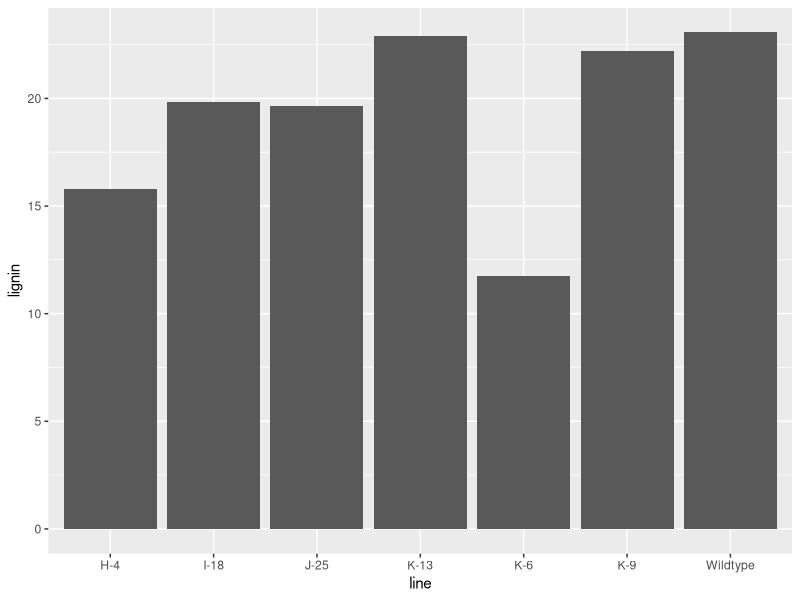
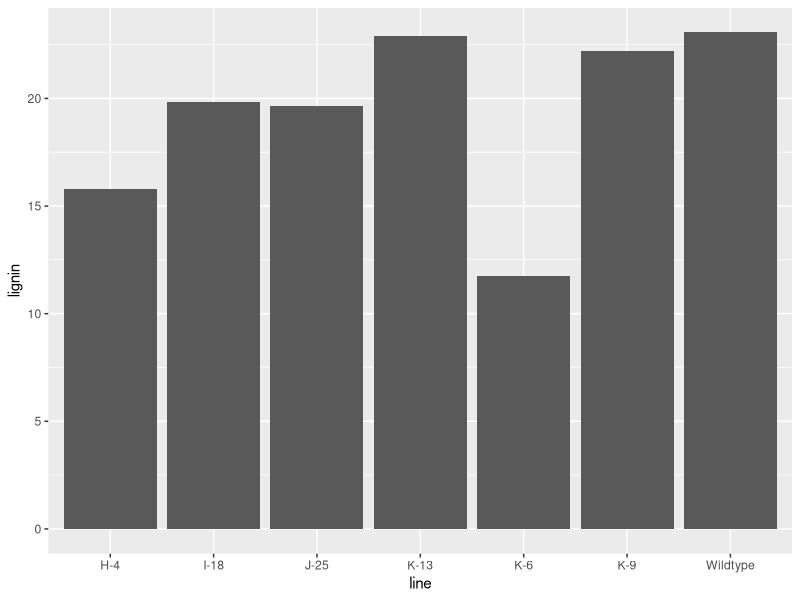
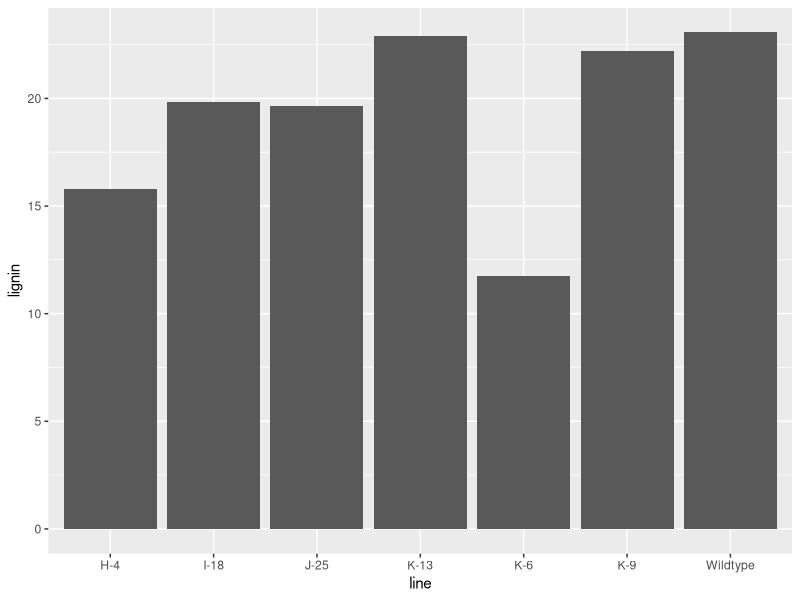
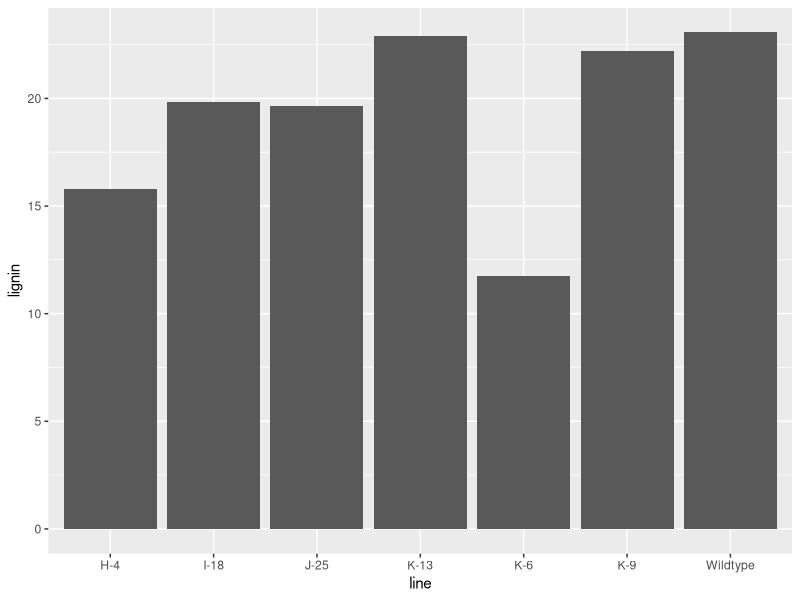
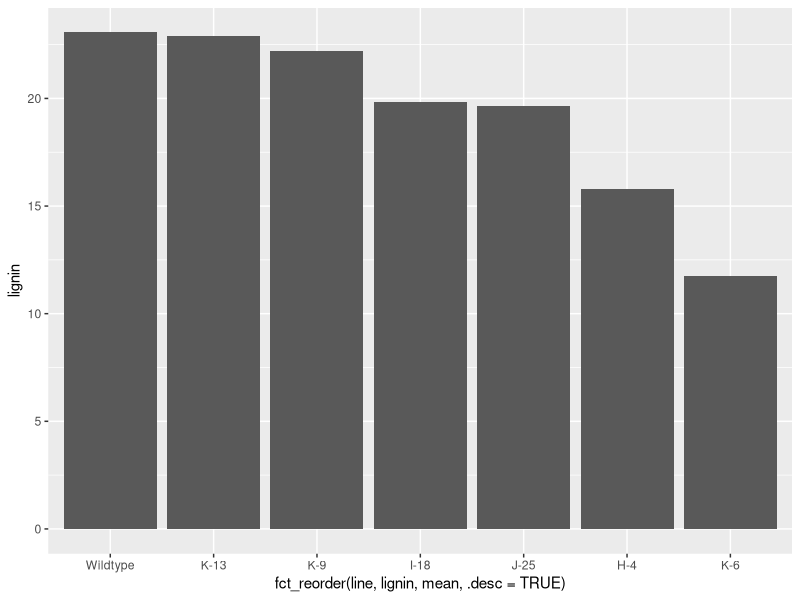
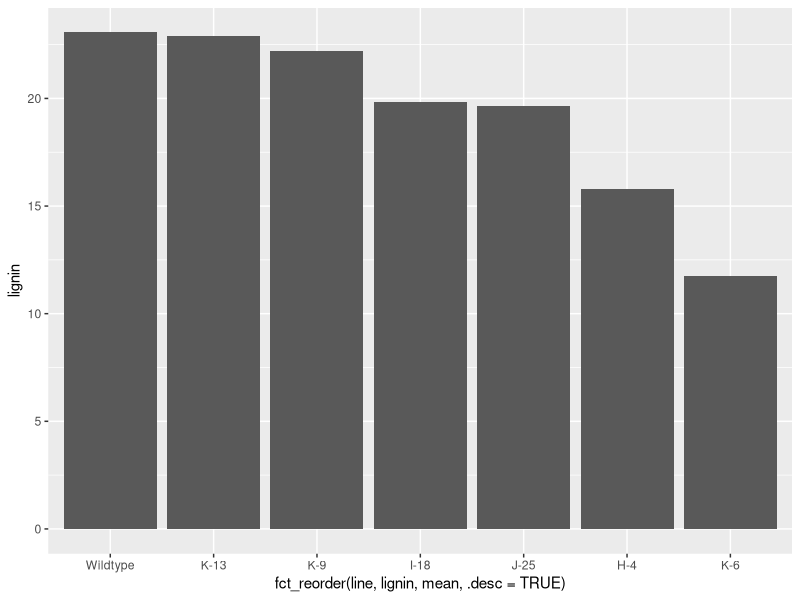
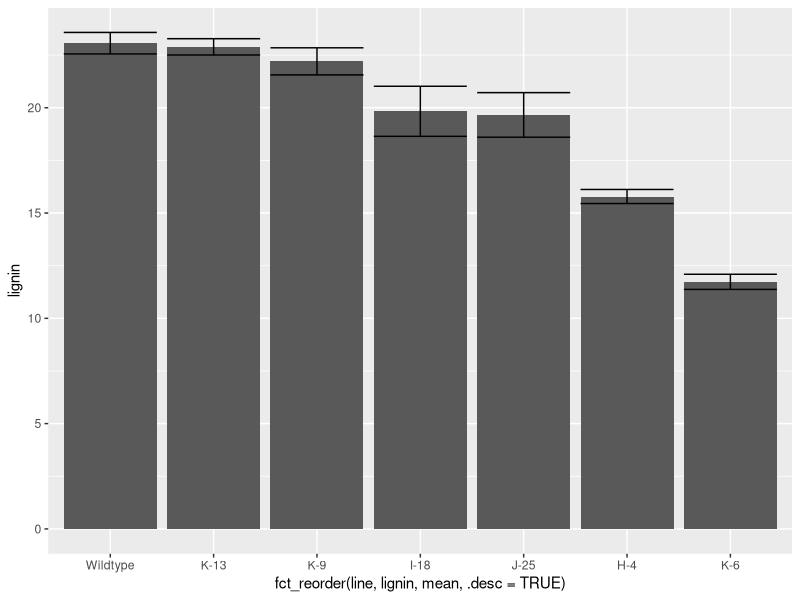
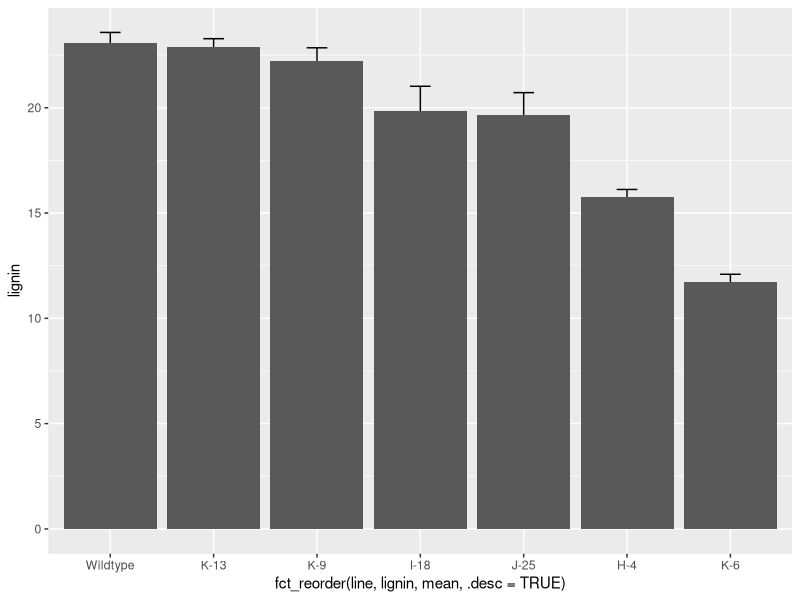

The R source for these figures, in order:
## ---- chunk 1
theme_sulis <- function(base_size = 8) {
  theme_minimal(
    base_size = base_size
  ) %+replace%
    theme(
      axis.ticks = element_blank(),
      axis.text.x = element_text(
        size = base_size,
        colour = "black",
        margin = margin(1, 1, 1, 1)
      ),
      axis.text.y = element_text(
        colour = "black",
        size = base_size,
        angle = 0,
        vjust = 0.5,
        hjust = 1,
        margin = margin(1, 1, 1, 1)
      ),
      axis.title = element_text(
        colour = "black",
        size = base_size
      ),
      axis.line = element_line(),
      panel.grid.major = element_blank(),
      panel.grid.minor = element_blank(),
      legend.text = element_text(size = base_size),
      legend.key.height = unit(4, "mm"),
      complete = TRUE
    )
}
## ---- chunk 2
#| echo: true
library(tidyverse)
sulis_bar_data <- read_tsv(file = "data/Sulis2023_fig3EF.tsv")
## ---- chunk 3
#| echo: true
library(tidyverse)
sulis_bar_data <- read_tsv("data/Sulis2023_fig3EF.tsv")
sulis_bar_data
## ---- chunk 4
#| echo: true
#| code-line-numbers: "7-11|13"
#| output-location: column-fragment
panel_E <- ggplot(
  data = sulis_bar_data,
  aes(
    x = line,
    y = lignin
  )
) +
  geom_bar(
    stat = "summary",
    fun.y = "mean"
  )

panel_E
## ---- chunk 5
#| echo: true
#| output-location: column-fragment
panel_E <- ggplot() +
  geom_bar(
    data = sulis_bar_data,
    aes(
      x = line,
      y = lignin
    ),
    stat = "summary",
    fun.y = "mean"
  )

panel_E
## ---- chunk 6
panel_E <- ggplot(
  data = sulis_bar_data,
  aes(
    x = line,
    y = lignin
  )
) +
  geom_bar(
    stat = "summary",
    fun.y = "mean"
  )

panel_E
## ---- chunk 7
#| echo: true
#| output-location: column
panel_E <- ggplot(
  data = sulis_bar_data,
  aes(
    x = line,
    y = lignin
  )
) +
  geom_bar(
    stat = "summary",
    fun.y = "mean"
  )

panel_E
## ---- chunk 8
#| echo: true
#| code-line-numbers: "4-9"
#| output-location: column
panel_E <- ggplot(
  data = sulis_bar_data,
  aes(
    x = fct_reorder(
      line,
      lignin,
      mean,
      .desc = TRUE
    ),
    y = lignin
  )
) +
  geom_bar(
    stat = "summary",
    fun.y = "mean"
  )

panel_E
## ---- chunk 9
#| echo: true
#| output-location: column
panel_E <- ggplot(
  data = sulis_bar_data,
  aes(
    x = fct_reorder(
      line,
      lignin,
      mean,
      .desc = TRUE
    ),
    y = lignin
  )
) +
  geom_bar(
    stat = "summary",
    fun.y = "mean"
  )

panel_E
## ---- chunk 10
#| echo: true
#| code-line-numbers: "17-20"
#| output-location: column
panel_E <- ggplot(
  data = sulis_bar_data,
  aes(
    x = fct_reorder(
      line,
      lignin,
      mean,
      .desc = TRUE
    ),
    y = lignin
  )
) +
  geom_bar(
    stat = "summary",
    fun = "mean"
  ) +
  geom_errorbar(
    stat = "summary",
    fun.data = "mean_se"
  )

panel_E
## ---- chunk 11
#| echo: true
#| code-line-numbers: "13-21"
#| output-location: column
panel_E <- ggplot(
  data = sulis_bar_data,
  aes(
    x = fct_reorder(
      line,
      lignin,
      mean,
      .desc = TRUE
    ),
    y = lignin
  )
) +
  geom_errorbar(
    stat = "summary",
    fun.data = "mean_se",
    width = 0.2
  ) +
  geom_bar(
    stat = "summary",
    fun = "mean"
  )

panel_E
## ---- chunk 12
#| echo: true
#| code-line-numbers: "17"
#| output-location: column
panel_E <- ggplot(
  data = sulis_bar_data,
  aes(
    x = fct_reorder(
      line,
      lignin,
      mean,
      .desc = TRUE
    ),
    y = lignin
  )
) +
  geom_bar(
    stat = "summary",
    fun = "mean"
  ) +
  geom_jitter(width = 0.1)

panel_E
## ---- chunk 13
#| echo: true
#| output-location: column
panel_E <- ggplot(
  data = sulis_bar_data,
  aes(
    x = fct_reorder(
      line,
      lignin,
      mean,
      .desc = TRUE
    ),
    y = lignin
  )
) +
  geom_bar(
    stat = "summary",
    fun = "mean"
  ) +
  geom_jitter(width = 0.1)

panel_E
## ---- chunk 14
#| echo: true
#| code-line-numbers: "19-22"
#| output-location: column
library(ggtext)
panel_E <- ggplot(
  data = sulis_bar_data,
  aes(
    x = fct_reorder(
      line,
      lignin,
      mean,
      .desc = TRUE
    ),
    y = lignin
  )
) +
  geom_bar(
    stat = "summary",
    fun = "mean"
  ) +
  geom_jitter(width = 0.1) +
  coord_cartesian(
    ylim = c(10, 26),
    expand = FALSE
  )

panel_E
## ---- chunk 15
#| echo: true
#| output-location: column
panel_E <- ggplot(
  data = sulis_bar_data,
  aes(
    x = fct_reorder(
      line,
      lignin,
      mean,
      .desc = TRUE
    ),
    y = lignin
  )
) +
  geom_bar(
    stat = "summary",
    fun = "mean"
  ) +
  geom_jitter(width = 0.1)

panel_E
## ---- chunk 16
#| echo: true
#| code-line-numbers: "13-15|17,20"
#| output-location: column
panel_E <- ggplot(
  data = sulis_bar_data,
  aes(
    x = fct_reorder(
      line,
      lignin,
      mean,
      .desc = TRUE
    ),
    y = lignin
  )
) +
  scale_fill_distiller(
    palette = "Greys"
  ) + # colorbrewer2.org palettes
  geom_bar(
    aes(fill = lignin),
    stat = "summary",
    fun = "mean",
    colour = "black"
  ) +
  geom_jitter(width = 0.1)

panel_E
## ---- chunk 17
#| echo: true
#| code-line-numbers: "17"
#| output-location: column
panel_E <- ggplot(
  data = sulis_bar_data,
  aes(
    x = fct_reorder(
      line,
      lignin,
      mean,
      .desc = TRUE
    ),
    y = lignin
  )
) +
  scale_fill_distiller(
    palette = "Greys"
  ) +
  geom_bar(
    aes(fill = after_stat(y)),
    stat = "summary",
    fun = "mean",
    colour = "black"
  ) +
  geom_jitter(width = 0.1)

panel_E
## ---- chunk 18
#| echo: true
#| output-location: column
panel_E <- ggplot(
  data = sulis_bar_data,
  aes(
    x = fct_reorder(
      line,
      lignin,
      mean,
      .desc = TRUE
    ),
    y = lignin
  )
) +
  scale_fill_distiller(
    palette = "Greys"
  ) +
  geom_bar(
    aes(fill = after_stat(y)),
    stat = "summary",
    fun = "mean",
    colour = "black"
  ) +
  geom_jitter(width = 0.1)

panel_E
## ---- chunk 19
#| echo: true
#| code-line-numbers: "1|24-30"
#| output-location: column
library(ggtext)
panel_E <- ggplot(
  data = sulis_bar_data,
  aes(
    x = fct_reorder(
      line,
      lignin,
      mean,
      .desc = TRUE
    ),
    y = lignin
  )
) +
  scale_fill_distiller(
    palette = "Greys"
  ) +
  geom_bar(
    aes(fill = after_stat(y)),
    stat = "summary",
    fun = "mean",
    colour = "black"
  ) +
  geom_jitter(width = 0.1) +
  labs(
    x = NULL,
    y = "<b>Lignin content</b> (% wt)"
  ) +
  theme(
    axis.title.y = element_markdown()
  )

panel_E
## ---- chunk 20
#| echo: true
#| output-location: column
library(ggtext)
panel_E <- ggplot(
  data = sulis_bar_data,
  aes(
    x = fct_reorder(
      line,
      lignin,
      mean,
      .desc = TRUE
    ),
    y = lignin
  )
) +
  scale_fill_distiller(
    palette = "Greys"
  ) +
  geom_bar(
    aes(fill = after_stat(y)),
    stat = "summary",
    fun = "mean",
    colour = "black"
  ) +
  geom_jitter(width = 0.1) +
  labs(
    x = NULL,
    y = "<b>Lignin content</b> (% wt)"
  ) +
  theme(
    axis.title.y = element_markdown()
  )

panel_E
## ---- chunk 21
#| echo: true
#| code-line-numbers: "29-34"
#| output-location: column
panel_E <- ggplot(
  data = sulis_bar_data,
  aes(
    x = fct_reorder(
      line,
      lignin,
      mean,
      .desc = TRUE
    ),
    y = lignin
  )
) +
  scale_fill_distiller(
    palette = "Greys"
  ) +
  geom_bar(
    aes(fill = ..y..),
    stat = "summary",
    fun = "mean",
    colour = "black"
  ) +
  geom_jitter(width = 0.1) +
  labs(
    x = NULL,
    y = "<b>Lignin content</b> (% wt)"
  ) +
  theme(
    axis.title.y = element_markdown(),
    axis.text.x = element_text(
      angle = 90,
      vjust = 0.5,
      hjust = 1
    )
  )

panel_E
## ---- chunk 22
#| echo: true
#| output-location: column
panel_E <- ggplot(
  data = sulis_bar_data,
  aes(
    x = fct_reorder(
      line,
      lignin,
      mean,
      .desc = TRUE
    ),
    y = lignin
  )
) +
  scale_fill_distiller(
    palette = "Greys"
  ) +
  geom_bar(
    aes(fill = ..y..),
    stat = "summary",
    fun = "mean",
    colour = "black"
  ) +
  geom_jitter(width = 0.1) +
  labs(
    x = NULL,
    y = "<b>Lignin content</b> (% wt)"
  ) +
  theme(
    axis.title.y = element_markdown(),
    axis.text.x = element_text(
      angle = 90,
      vjust = 0.5,
      hjust = 1
    )
  )

panel_E
## ---- chunk 23
#| echo: true
#| code-line-numbers: "34"
#| output-location: column
panel_E <- ggplot(
  data = sulis_bar_data,
  aes(
    x = fct_reorder(
      line,
      lignin,
      mean,
      .desc = TRUE
    ),
    y = lignin
  )
) +
  scale_fill_distiller(
    palette = "Greys"
  ) +
  geom_bar(
    aes(fill = ..y..),
    stat = "summary",
    fun = "mean",
    colour = "black"
  ) +
  geom_jitter(width = 0.1) +
  labs(
    x = NULL,
    y = "<b>Lignin content</b> (% wt)"
  ) +
  theme(
    axis.title.y = element_markdown(),
    axis.text.x = element_text(
      angle = 90,
      vjust = 0.5,
      hjust = 1
    ),
    legend.position = "none"
  )

panel_E
## ---- chunk 24
#| echo: true
#| output-location: column
panel_E <- ggplot(
  data = sulis_bar_data,
  aes(
    x = fct_reorder(
      line,
      lignin,
      mean,
      .desc = TRUE
    ),
    y = lignin
  )
) +
  scale_fill_distiller(
    palette = "Greys"
  ) +
  geom_bar(
    aes(fill = ..y..),
    stat = "summary",
    fun = "mean",
    colour = "black"
  ) +
  geom_jitter(width = 0.1) +
  labs(
    x = NULL,
    y = "<b>Lignin content</b> (% wt)"
  ) +
  theme(
    axis.title.y = element_markdown(),
    axis.text.x = element_text(
      angle = 90,
      vjust = 0.5,
      hjust = 1
    ),
    legend.position = "none"
  )

panel_E
## ---- chunk 25
#| echo: true
#| code-line-numbers: "23-28|33-37|38"
#| output-location: column
panel_E <- ggplot(
  data = sulis_bar_data,
  aes(
    x = fct_reorder(
      line,
      lignin,
      mean,
      .desc = TRUE
    ),
    y = lignin
  )
) +
  scale_fill_distiller(
    palette = "Greys"
  ) +
  geom_bar(
    aes(fill = ..y..),
    stat = "summary",
    fun = "mean",
    colour = "black",
    width = 0.8
  ) +
  geom_jitter(
    width = 0.1,
    shape = 21,
    fill = "black",
    colour = "white"
  ) +
  labs(
    x = NULL,
    y = "<b>Lignin content</b> (% wt)"
  ) +
  scale_y_continuous(
    expand = expansion(
      mult = c(0, 0.05)
    )
  ) +
  theme_sulis() +
  theme(
    axis.title.y = element_markdown(),
    axis.text.x = element_text(
      angle = 90,
      vjust = 0.5,
      hjust = 1
    ),
    legend.position = "none"
  )

panel_E
## ---- chunk 26
panel_E <- ggplot(
  data = sulis_bar_data,
  aes(
    x = fct_reorder(
      line,
      lignin,
      mean,
      .desc = TRUE
    ),
    y = lignin
  )
) +
  scale_fill_distiller(
    palette = "Greys"
  ) +
  geom_bar(
    aes(fill = ..y..),
    stat = "summary",
    fun = "mean",
    colour = "black",
    width = 0.8
  ) +
  geom_jitter(
    width = 0.1,
    shape = 21,
    fill = "black",
    colour = "white"
  ) +
  labs(
    x = NULL,
    y = "<b>Lignin content</b> (% wt)"
  ) +
  scale_y_continuous(
    expand = expansion(
      mult = c(0, 0.05)
    )
  ) +
  theme_sulis() +
  theme(
    axis.title.y = element_markdown(),
    axis.text.x = element_text(
      angle = 90,
      vjust = 0.5,
      hjust = 1
    ),
    legend.position = "none"
  )

panel_E
## ---- chunk 27
#| echo: true
#| code-line-numbers: "1|10|15|32"
#| output-location: column-fragment
panel_F <- ggplot(
  data = sulis_bar_data,
  aes(
    x = fct_reorder(
      line,
      lignin,
      mean,
      .desc = TRUE
    ),
    y = CL
  )
) +
  scale_fill_distiller(
    palette = "Greys",
    direction = 1
  ) +
  geom_bar(
    aes(fill = ..y..),
    stat = "summary",
    fun = "mean",
    colour = "black",
    width = 0.8
  ) +
  geom_jitter(
    width = 0.1,
    shape = 21,
    fill = "black",
    colour = "white"
  ) +
  labs(
    x = NULL,
    y = "<b>C/L ratio</b>"
  ) +
  scale_y_continuous(
    expand = expansion(
      mult = c(0, 0.05)
    )
  ) +
  theme_sulis() +
  theme(
    axis.title.y = element_markdown(),
    axis.text.x = element_text(
      angle = 90,
      vjust = 0.5,
      hjust = 1
    ),
    legend.position = "none"
  )

panel_F
## ---- chunk 28
#| echo: true
sulis_scatter_data <- read_tsv("data/Sulis2023_fig3G.tsv")
## ---- chunk 29
#| echo: true
#| code-line-numbers: ""
#| output-location: column
panel_K <- ggplot(
  data = sulis_scatter_data,
  aes(
    x = rel_lignin,
    y = rel_volume
  )
) +
  geom_point() +
  theme_sulis()

panel_K
## ---- chunk 30
#| echo: true
#| code-line-numbers: "8-13"
#| output-location: column
panel_K <- ggplot(
  data = sulis_scatter_data,
  aes(
    x = rel_lignin,
    y = rel_volume
  )
) +
  geom_point(
    aes(colour = type)
  ) +
  scale_colour_manual(
    values = c("blue", "red")
  ) +
  theme_sulis()

panel_K
## ---- chunk 31
#| echo: true
#| code-line-numbers: "12"
#| output-location: column
panel_K <- ggplot(
  data = sulis_scatter_data,
  aes(
    x = rel_lignin,
    y = rel_volume
  )
) +
  geom_point(
    aes(colour = type)
  ) +
  scale_colour_manual(
    values = c("#275d95", "#d25952")
  ) +
  theme_sulis()

panel_K
## ---- chunk 32
#| echo: true
#| code-line-numbers: "11-13|15"
#| output-location: column-fragment
panel_K <- ggplot(
  data = sulis_scatter_data,
  aes(
    x = rel_lignin,
    y = rel_volume
  )
) +
  geom_point(
    aes(
      colour = type,
      fill = after_scale(
        colorspace::lighten(colour, 0.6)
      )
    ),
    shape = "circle filled"
  ) +
  scale_colour_manual(
    values = c("#275d95", "#d25952")
  ) +
  theme_sulis()

panel_K
## ---- chunk 33
#| echo: true
#| code-line-numbers: "20-23"
#| output-location: column
panel_K <- ggplot(
  data = sulis_scatter_data,
  aes(
    x = rel_lignin,
    y = rel_volume
  )
) +
  geom_point(
    aes(
      colour = type,
      fill = after_scale(
        colorspace::lighten(colour, 0.6)
      )
    ),
    shape = "circle filled"
  ) +
  scale_colour_manual(
    values = c("#275d95", "#d25952")
  ) +
  theme_sulis() +
  theme(
    legend.position = c(0.25, 0.95),
    legend.title = element_blank()
  )

panel_K
## ---- chunk 34
#| echo: true
#| code-line-numbers: "8-12"
#| output-location: column
panel_K <- ggplot(
  data = sulis_scatter_data,
  aes(
    x = rel_lignin,
    y = rel_volume
  )
) +
  geom_hline(
    yintercept = 100,
    colour = "grey",
    linetype = "dashed"
  ) +
  geom_point(
    aes(
      colour = type,
      fill = after_scale(colorspace::lighten(colour, 0.6))
    ),
    shape = "circle filled"
  ) +
  scale_colour_manual(
    values = c("#275d95", "#d25952")
  ) +
  theme_sulis() +
  theme(
    legend.position = c(0.25, 0.95),
    legend.title = element_blank()
  )

panel_K
## ---- chunk 35
#| fig-height: 3
panel_K <- ggplot(
  data = sulis_scatter_data,
  aes(
    x = rel_lignin,
    y = rel_volume
  )
) +
  geom_hline(
    yintercept = 100,
    colour = "grey",
    linetype = "dashed"
  ) +
  geom_point(
    aes(
      colour = type,
      fill = after_scale(colorspace::lighten(colour, 0.6))
    ),
    shape = "circle filled"
  ) +
  scale_colour_manual(
    values = c("#275d95", "#d25952")
  ) +
  labs(
    x = "**Lignin content** (% of wildtype)",
    y = "<b>Stem volume</b> (% of wildtype)"
  ) +
  theme_sulis() +
  theme(
    axis.title.x = element_markdown(),
    axis.title.y = element_markdown(),
    legend.position = c(0.25, 0.95),
    legend.title = element_blank()
  )

panel_K
## ---- chunk 36
sulis_scatter_data[c(98:110), ]
## ---- chunk 37
#| echo: true
#| code-line-numbers: "1|21-23"
#| output-location: column-fragment
library(ggrepel)
panel_K <- ggplot(
  data = sulis_scatter_data,
  aes(
    x = rel_lignin,
    y = rel_volume
  )
) +
  geom_hline(
    yintercept = 100,
    colour = "grey",
    linetype = "dashed"
  ) +
  geom_point(
    aes(
      colour = type,
      fill = after_scale(colorspace::lighten(colour, 0.6))
    ),
    shape = "circle filled"
  ) +
  geom_label_repel(
    aes(label = label),
  ) +
  scale_colour_manual(
    values = c("#275d95", "#d25952")
  ) +
  labs(
    x = "**Lignin content** (% of wildtype)",
    y = "<b>Stem volume</b> (% of wildtype)"
  ) +
  theme_sulis() +
  theme(
    axis.title.x = element_markdown(),
    axis.title.y = element_markdown(),
    legend.position = c(0.25, 0.95),
    legend.title = element_blank()
  )

panel_K
## ---- chunk 38
#| echo: true
#| code-line-numbers: "23"
#| output-location: column-fragment
library(ggrepel)
panel_K <- ggplot(
  data = sulis_scatter_data,
  aes(
    x = rel_lignin,
    y = rel_volume
  )
) +
  geom_hline(
    yintercept = 100,
    colour = "grey",
    linetype = "dashed"
  ) +
  geom_point(
    aes(
      colour = type,
      fill = after_scale(colorspace::lighten(colour, 0.6))
    ),
    shape = "circle filled"
  ) +
  geom_label_repel(
    aes(label = label),
    size = 8
  ) +
  scale_colour_manual(
    values = c("#275d95", "#d25952")
  ) +
  labs(
    x = "**Lignin content** (% of wildtype)",
    y = "<b>Stem volume</b> (% of wildtype)"
  ) +
  theme_sulis() +
  theme(
    axis.title.x = element_markdown(),
    axis.title.y = element_markdown(),
    legend.position = c(0.25, 0.95),
    legend.title = element_blank()
  )

panel_K
## ---- chunk 39
#| echo: true
#| code-line-numbers: "1|24"
#| output-location: column-fragment
ggtext_size <- 8 / (14 / 5)
library(ggrepel)
panel_K <- ggplot(
  data = sulis_scatter_data,
  aes(
    x = rel_lignin,
    y = rel_volume
  )
) +
  geom_hline(
    yintercept = 100,
    colour = "grey",
    linetype = "dashed"
  ) +
  geom_point(
    aes(
      colour = type,
      fill = after_scale(colorspace::lighten(colour, 0.6))
    ),
    shape = "circle filled"
  ) +
  geom_label_repel(
    aes(label = label),
    size = ggtext_size
  ) +
  scale_colour_manual(
    values = c("#275d95", "#d25952")
  ) +
  labs(
    x = "**Lignin content** (% of wildtype)",
    y = "<b>Stem volume</b> (% of wildtype)"
  ) +
  theme_sulis() +
  theme(
    axis.title.x = element_markdown(),
    axis.title.y = element_markdown(),
    legend.position = c(0.25, 0.95),
    legend.title = element_blank()
  )

panel_K
## ---- chunk 40
#| echo: true
#| code-line-numbers: "25-27"
#| output-location: column
ggtext_size <- 8 / (14 / 5)
library(ggrepel)
panel_K <- ggplot(
  data = sulis_scatter_data,
  aes(
    x = rel_lignin,
    y = rel_volume
  )
) +
  geom_hline(
    yintercept = 100,
    colour = "grey",
    linetype = "dashed"
  ) +
  geom_point(
    aes(
      colour = type,
      fill = after_scale(colorspace::lighten(colour, 0.6))
    ),
    shape = "circle filled"
  ) +
  geom_label_repel(
    aes(label = label),
    size = ggtext_size,
    label.size = NA,
    fill = rgb(1, 1, 1, 0.5),
    min.segment.length = 0
  ) +
  scale_colour_manual(
    values = c("#275d95", "#d25952")
  ) +
  labs(
    x = "**Lignin content** (% of wildtype)",
    y = "<b>Stem volume</b> (% of wildtype)"
  ) +
  theme_sulis() +
  theme(
    axis.title.x = element_markdown(),
    axis.title.y = element_markdown(),
    legend.position = c(0.25, 0.95),
    legend.title = element_blank()
  )

panel_K
## ---- chunk 41
#| echo: true
#| fig-height: 3
#| fig-width: 8
library(patchwork)
panel_E + panel_F + panel_K
## ---- chunk 42
#| echo: true
#| fig-height: 3
#| fig-width: 8
library(patchwork)
panel_E + panel_F + panel_K
## ---- chunk 43
#| echo: true
#| fig-height: 3
#| fig-width: 8
library(patchwork)
panel_E + panel_F + free(panel_K, type = "label")
## ---- chunk 44
#| echo: true
#| fig-height: 3
#| fig-width: 8
library(patchwork)
panel_E + panel_F + free(panel_K, type = "label") +
  plot_layout(widths = c(1, 1, 1.75))
## ---- chunk 45
#| echo: true
#| fig-height: 3
#| fig-width: 8
library(patchwork)
panel_E + panel_F + free(panel_K, type = "label") +
  plot_layout(widths = c(1, 1, 1.75)) &
  plot_annotation(tag_levels = "A")
## ---- chunk 46
#| echo: true
#| fig-height: 3
#| fig-width: 8
library(patchwork)
panel_E + panel_F + free(panel_K, type = "label") +
  plot_layout(widths = c(1, 1, 1.75)) &
  plot_annotation(tag_levels = list(c("E", "F", "K"))) &
  theme(plot.tag = element_text(size = 10, face = "bold"))
## ---- chunk 47
#| fig-height: 2.5
#| fig-width: 10
library(patchwork)
panel_E + panel_F + free(panel_K, type = "label") +
  plot_layout(widths = c(1, 1, 1.75)) &
  plot_annotation(tag_levels = list(c("E", "F", "K"))) &
  theme(plot.tag = element_text(
    size = 10, face = "bold"
  ))
## ---- chunk 48
#| echo: true
ggsave(
  "images/fig3.pdf",
  width = 180,
  height = 60,
  units = "mm"
)
## ---- chunk 49
#| echo: true
library(ragg)
ggsave(
  "images/fig3.png",
  width = 180,
  height = 60,
  units = "mm",
  device = agg_png
)
